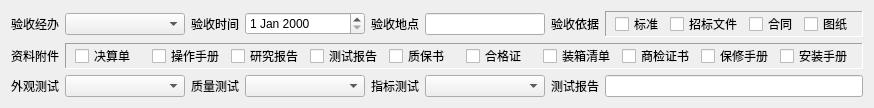
<?xml version="1.0" encoding="UTF-8"?>
<ui version="4.0">
 <class>Form</class>
 <widget class="QWidget" name="Form">
  <property name="geometry">
   <rect>
    <x>0</x>
    <y>0</y>
    <width>864</width>
    <height>104</height>
   </rect>
  </property>
  <property name="windowTitle">
   <string>Form</string>
  </property>
  <layout class="QVBoxLayout" name="verticalLayout">
   <item>
    <layout class="QGridLayout" name="gridLayout">
     <item row="2" column="2">
      <widget class="QLabel" name="label_7">
       <property name="text">
        <string>质量测试</string>
       </property>
       <property name="alignment">
        <set>Qt::AlignRight|Qt::AlignTrailing|Qt::AlignVCenter</set>
       </property>
      </widget>
     </item>
     <item row="2" column="0">
      <widget class="QLabel" name="label_6">
       <property name="text">
        <string>外观测试</string>
       </property>
       <property name="alignment">
        <set>Qt::AlignRight|Qt::AlignTrailing|Qt::AlignVCenter</set>
       </property>
      </widget>
     </item>
     <item row="2" column="4">
      <widget class="QLabel" name="label_8">
       <property name="text">
        <string>指标测试</string>
       </property>
       <property name="alignment">
        <set>Qt::AlignRight|Qt::AlignTrailing|Qt::AlignVCenter</set>
       </property>
      </widget>
     </item>
     <item row="0" column="3">
      <widget class="QDateEdit" name="dateEdit_acceptance_date">
       <property name="minimumSize">
        <size>
         <width>120</width>
         <height>0</height>
        </size>
       </property>
       <property name="maximumSize">
        <size>
         <width>120</width>
         <height>16777215</height>
        </size>
       </property>
      </widget>
     </item>
     <item row="2" column="6">
      <widget class="QLabel" name="label_9">
       <property name="text">
        <string>测试报告</string>
       </property>
       <property name="alignment">
        <set>Qt::AlignRight|Qt::AlignTrailing|Qt::AlignVCenter</set>
       </property>
      </widget>
     </item>
     <item row="0" column="1">
      <widget class="QComboBox" name="comboBox_transactor">
       <property name="minimumSize">
        <size>
         <width>120</width>
         <height>0</height>
        </size>
       </property>
       <property name="maximumSize">
        <size>
         <width>120</width>
         <height>16777215</height>
        </size>
       </property>
      </widget>
     </item>
     <item row="0" column="5">
      <widget class="QLineEdit" name="lineEdit_acceptance_place">
       <property name="sizePolicy">
        <sizepolicy hsizetype="Fixed" vsizetype="Fixed">
         <horstretch>0</horstretch>
         <verstretch>0</verstretch>
        </sizepolicy>
       </property>
       <property name="minimumSize">
        <size>
         <width>120</width>
         <height>0</height>
        </size>
       </property>
       <property name="maximumSize">
        <size>
         <width>120</width>
         <height>16777215</height>
        </size>
       </property>
      </widget>
     </item>
     <item row="0" column="2">
      <widget class="QLabel" name="label">
       <property name="text">
        <string>验收时间</string>
       </property>
       <property name="alignment">
        <set>Qt::AlignRight|Qt::AlignTrailing|Qt::AlignVCenter</set>
       </property>
      </widget>
     </item>
     <item row="0" column="4">
      <widget class="QLabel" name="label_3">
       <property name="text">
        <string>验收地点</string>
       </property>
       <property name="alignment">
        <set>Qt::AlignRight|Qt::AlignTrailing|Qt::AlignVCenter</set>
       </property>
      </widget>
     </item>
     <item row="0" column="0">
      <widget class="QLabel" name="label_2">
       <property name="text">
        <string>验收经办</string>
       </property>
       <property name="alignment">
        <set>Qt::AlignRight|Qt::AlignTrailing|Qt::AlignVCenter</set>
       </property>
      </widget>
     </item>
     <item row="0" column="6">
      <widget class="QLabel" name="label_4">
       <property name="text">
        <string>验收依据</string>
       </property>
       <property name="alignment">
        <set>Qt::AlignRight|Qt::AlignTrailing|Qt::AlignVCenter</set>
       </property>
      </widget>
     </item>
     <item row="1" column="0">
      <widget class="QLabel" name="label_5">
       <property name="sizePolicy">
        <sizepolicy hsizetype="Fixed" vsizetype="Preferred">
         <horstretch>0</horstretch>
         <verstretch>0</verstretch>
        </sizepolicy>
       </property>
       <property name="text">
        <string>资料附件</string>
       </property>
       <property name="alignment">
        <set>Qt::AlignRight|Qt::AlignTrailing|Qt::AlignVCenter</set>
       </property>
      </widget>
     </item>
     <item row="0" column="7">
      <widget class="QFrame" name="frame_standard">
       <property name="sizePolicy">
        <sizepolicy hsizetype="Preferred" vsizetype="Fixed">
         <horstretch>0</horstretch>
         <verstretch>0</verstretch>
        </sizepolicy>
       </property>
       <property name="frameShape">
        <enum>QFrame::Panel</enum>
       </property>
       <property name="frameShadow">
        <enum>QFrame::Sunken</enum>
       </property>
       <layout class="QHBoxLayout" name="horizontalLayout_2">
        <property name="topMargin">
         <number>0</number>
        </property>
        <property name="bottomMargin">
         <number>0</number>
        </property>
        <item>
         <widget class="QCheckBox" name="checkBox_14">
          <property name="text">
           <string>标准</string>
          </property>
         </widget>
        </item>
        <item>
         <widget class="QCheckBox" name="checkBox_13">
          <property name="text">
           <string>招标文件</string>
          </property>
         </widget>
        </item>
        <item>
         <widget class="QCheckBox" name="checkBox_12">
          <property name="text">
           <string>合同</string>
          </property>
         </widget>
        </item>
        <item>
         <widget class="QCheckBox" name="checkBox_11">
          <property name="text">
           <string>图纸</string>
          </property>
         </widget>
        </item>
       </layout>
      </widget>
     </item>
     <item row="2" column="1">
      <widget class="QComboBox" name="comboBox_feature_test">
       <property name="minimumSize">
        <size>
         <width>120</width>
         <height>0</height>
        </size>
       </property>
       <property name="maximumSize">
        <size>
         <width>120</width>
         <height>16777215</height>
        </size>
       </property>
      </widget>
     </item>
     <item row="2" column="3">
      <widget class="QComboBox" name="comboBox_quality_test">
       <property name="minimumSize">
        <size>
         <width>120</width>
         <height>0</height>
        </size>
       </property>
       <property name="maximumSize">
        <size>
         <width>120</width>
         <height>16777215</height>
        </size>
       </property>
      </widget>
     </item>
     <item row="1" column="1" colspan="7">
      <widget class="QFrame" name="frame_documents">
       <property name="sizePolicy">
        <sizepolicy hsizetype="Preferred" vsizetype="Fixed">
         <horstretch>0</horstretch>
         <verstretch>0</verstretch>
        </sizepolicy>
       </property>
       <property name="frameShape">
        <enum>QFrame::Panel</enum>
       </property>
       <property name="frameShadow">
        <enum>QFrame::Sunken</enum>
       </property>
       <layout class="QHBoxLayout" name="horizontalLayout">
        <property name="topMargin">
         <number>0</number>
        </property>
        <property name="bottomMargin">
         <number>0</number>
        </property>
        <item>
         <widget class="QCheckBox" name="checkBox_7">
          <property name="text">
           <string>决算单</string>
          </property>
         </widget>
        </item>
        <item>
         <widget class="QCheckBox" name="checkBox_1">
          <property name="text">
           <string>操作手册</string>
          </property>
         </widget>
        </item>
        <item>
         <widget class="QCheckBox" name="checkBox_9">
          <property name="text">
           <string>研究报告</string>
          </property>
         </widget>
        </item>
        <item>
         <widget class="QCheckBox" name="checkBox_8">
          <property name="text">
           <string>测试报告</string>
          </property>
         </widget>
        </item>
        <item>
         <widget class="QCheckBox" name="checkBox_6">
          <property name="text">
           <string>质保书</string>
          </property>
         </widget>
        </item>
        <item>
         <widget class="QCheckBox" name="checkBox">
          <property name="text">
           <string>合格证</string>
          </property>
         </widget>
        </item>
        <item>
         <widget class="QCheckBox" name="checkBox_5">
          <property name="text">
           <string>装箱清单</string>
          </property>
         </widget>
        </item>
        <item>
         <widget class="QCheckBox" name="checkBox_4">
          <property name="text">
           <string>商检证书</string>
          </property>
         </widget>
        </item>
        <item>
         <widget class="QCheckBox" name="checkBox_3">
          <property name="text">
           <string>保修手册</string>
          </property>
         </widget>
        </item>
        <item>
         <widget class="QCheckBox" name="checkBox_2">
          <property name="text">
           <string>安装手册</string>
          </property>
         </widget>
        </item>
       </layout>
      </widget>
     </item>
     <item row="2" column="5">
      <widget class="QComboBox" name="comboBox_specification_test">
       <property name="minimumSize">
        <size>
         <width>120</width>
         <height>0</height>
        </size>
       </property>
       <property name="maximumSize">
        <size>
         <width>120</width>
         <height>16777215</height>
        </size>
       </property>
      </widget>
     </item>
     <item row="2" column="7">
      <widget class="QLineEdit" name="lineEdit_test_report"/>
     </item>
    </layout>
   </item>
  </layout>
 </widget>
 <resources/>
 <connections/>
</ui>
